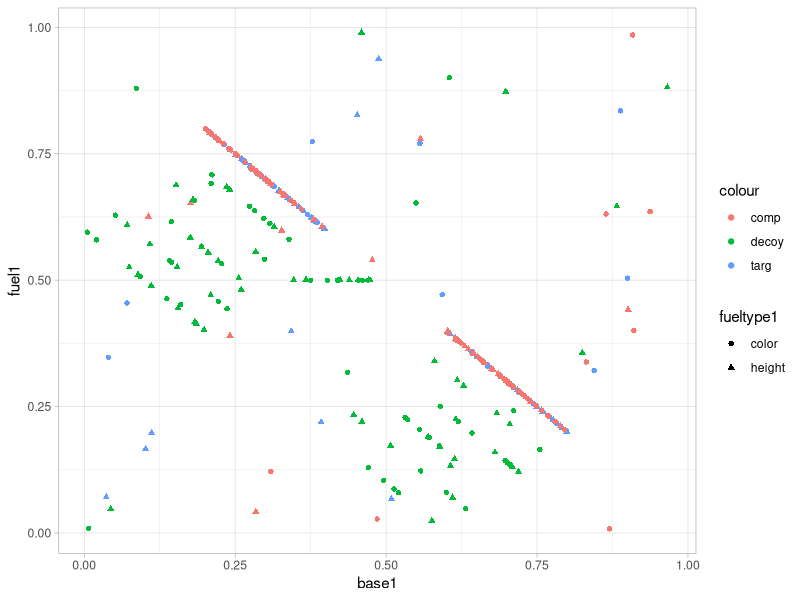

Reproduce this figure in R.
library(tidyverse)
theme_set(theme_light())

demographics <- read.csv("raw/demographicsdata.csv")
pairs.df <- read.csv("raw/pairresponsedata.csv")
triads.df <- read.csv("raw/triadresponsedata.csv")


ggplot(triads.df) +
    geom_point(aes(x = base1,y = fuel1, shape = fueltype1, color = "targ")) +
    geom_point(aes(x = base2,y = fuel2, shape = fueltype2, color = "comp")) +
    geom_point(aes(x = base3,y = fuel3, shape = fueltype3, color = "decoy"))
